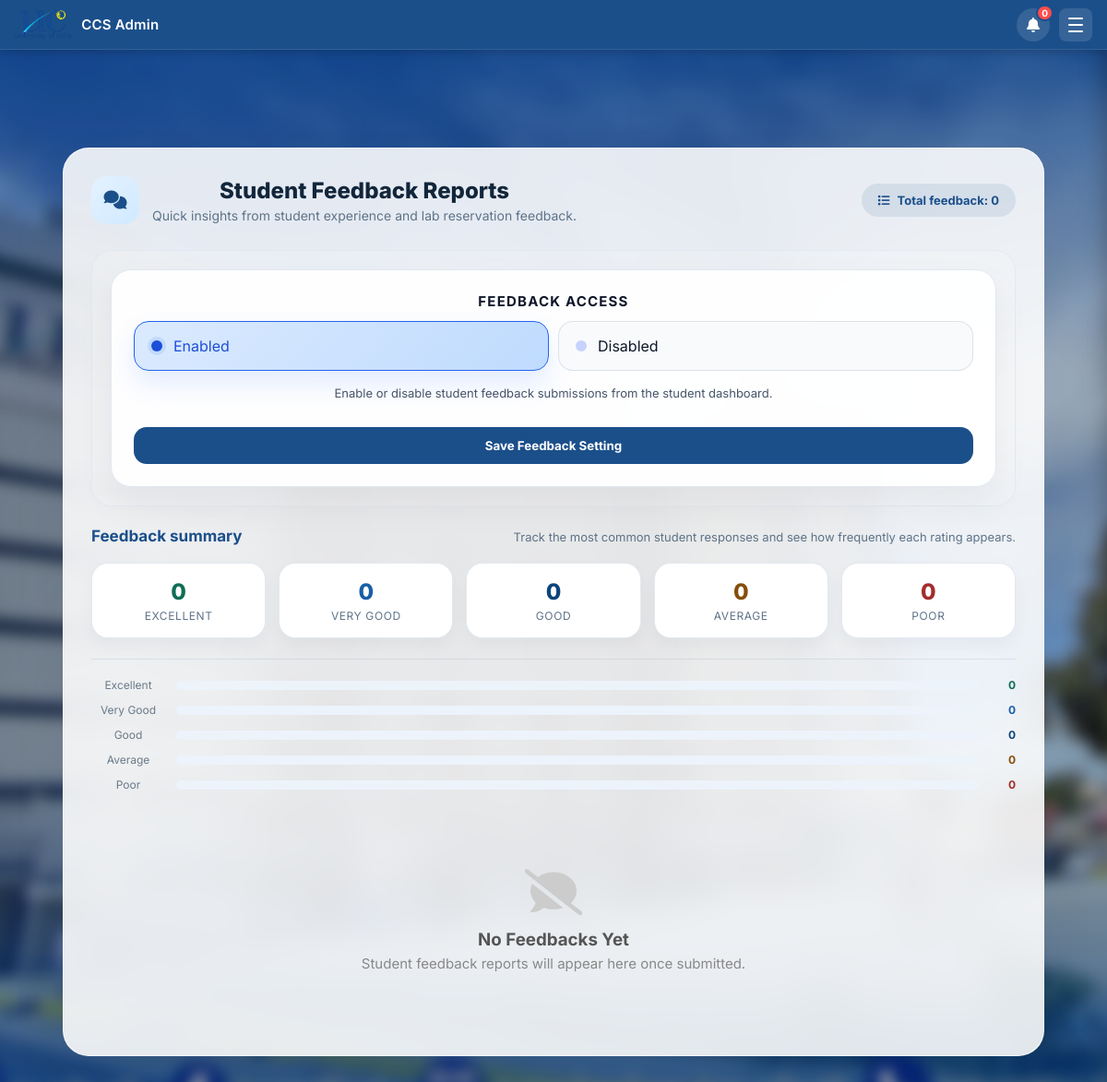
Page /admin_feedbacks (signed in) on the earlier database version.
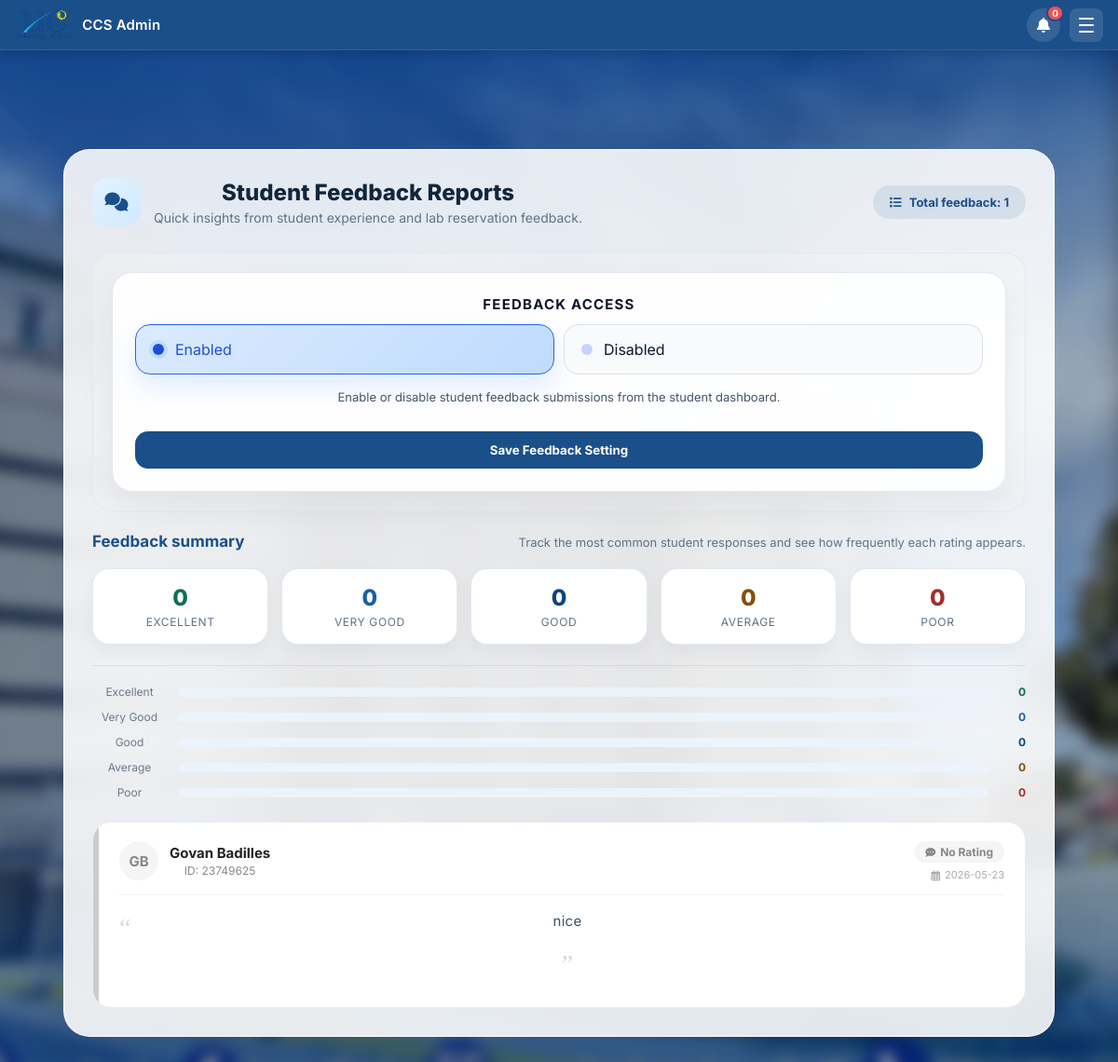
Same page on the later database version.
### tables this page shows
CREATE TABLE student_feedback (
            id INTEGER PRIMARY KEY AUTOINCREMENT,
            id_number TEXT NOT NULL,
            student_name TEXT NOT NULL,
            message TEXT NOT NULL,
            rating TEXT DEFAULT '',
            date_submitted DATETIME DEFAULT CURRENT_TIMESTAMP
        );

### app.py (the view)
@app.route('/admin_feedbacks')
def admin_feedbacks():
    if 'user_id' not in session or session.get('role') != 'admin':
        return redirect(url_for('home'))
    conn = get_db_connection()
    cur  = conn.cursor()
    cur.execute("SELECT * FROM student_feedback ORDER BY date_submitted DESC")
    feedbacks = cur.fetchall()
    reservations_enabled = get_setting(conn, 'reservations_enabled', 'Enabled')
    feedback_enabled     = get_setting(conn, 'feedback_enabled',     'Enabled')
    conn.close()
    return render_template('admin_feedbacks.html', feedbacks=feedbacks,
        reservations_enabled=reservations_enabled, feedback_enabled=feedback_enabled)

### app.py (called while the page is built)
def get_db_connection():
    if USE_PG:
        conn = psycopg2.connect(DATABASE_URL, cursor_factory=psycopg2.extras.RealDictCursor)
        conn.autocommit = False
        return conn
    else:
        conn = sqlite3.connect(DB_PATH)
        conn.row_factory = sqlite3.Row
        return conn

def get_setting(conn, key, default=None):
    row = conn.cursor() if USE_PG else conn
    cur = conn.cursor()
    cur.execute(f"SELECT value FROM app_settings WHERE key = {PH}", (key,))
    result = cur.fetchone()
    return result['value'] if result else default

### templates/admin_feedbacks.html (shortened to what the changed rows need)
<!DOCTYPE html>
<html lang="en">
<head>
    <link rel="stylesheet" href="{{ url_for('static', filename='style.css') }}">
    <link rel="stylesheet" href="{{ url_for('static', filename='admin.css') }}">
    <link rel="stylesheet" href="https://cdnjs.cloudflare.com/ajax/libs/font-awesome/6.0.0/css/all.min.css">
</head>
<body class="admin-page">
<div class="admin-container">
    <div class="admin-glass-card">
        <div class="page-header">
            <div class="page-header-left">
                <div class="page-icon"><i class="fas fa-comments"></i></div>
                <div>
                    <h1 class="page-title">Student Feedback Reports</h1>
                </div>
            </div>
            <div class="page-badge">
                <i class="fas fa-list"></i>
                Total feedback: {{ feedbacks|length }}
            </div>
        </div>
        {% set exc_count = feedbacks | selectattr('rating', 'equalto', 'Excellent') | list | length %}
        {% set vg_count  = feedbacks | selectattr('rating', 'equalto', 'Very Good') | list | length %}
        {% set gd_count  = feedbacks | selectattr('rating', 'equalto', 'Good')      | list | length %}
        {% set av_count  = feedbacks | selectattr('rating', 'equalto', 'Average')   | list | length %}
        {% set pr_count  = feedbacks | selectattr('rating', 'equalto', 'Poor')      | list | length %}
        <div class="section-heading">
            <h2>Feedback summary</h2>
        </div>
        <div class="fb-bars">
            {% set bar_data = [
                ('Excellent', exc_count, '#1D9E75', '#0F6E56'),
                ('Very Good', vg_count,  '#378ADD', '#185FA5'),
                ('Good',      gd_count,  '#185FA5', '#0C447C'),
                ('Average',   av_count,  '#EF9F27', '#854F0B'),
                ('Poor',      pr_count,  '#E24B4A', '#A32D2D')
            ] %}
            {% for label, count, bar_color, text_color in bar_data %}
            <div class="fb-bar-row">
                <span class="bar-label">{{ label }}</span>
                <div class="fb-bar-track">
                </div>
                <span class="bar-count" style="color:{{ text_color }};">{{ count }}</span>
            </div>
            {% endfor %}
        </div>
        <div class="feedback-list">
            {% if feedbacks %}
                {% for fb in feedbacks %}
                    {% if fb['rating'] == 'Excellent' %}
                        {% set r_class = 'rating-excellent' %}
                        {% set r_icon  = 'fa-star' %}
                        {% set r_label = 'Excellent' %}
                    {% elif fb['rating'] == 'Very Good' %}
                        {% set r_class = 'rating-verygood' %}
                        {% set r_icon  = 'fa-smile-beam' %}
                        {% set r_label = 'Very Good' %}
                    {% elif fb['rating'] == 'Good' %}
                        {% set r_class = 'rating-good' %}
                        {% set r_icon  = 'fa-smile' %}
                        {% set r_label = 'Good' %}
                    {% elif fb['rating'] == 'Average' %}
                        {% set r_class = 'rating-average' %}
                        {% set r_icon  = 'fa-meh' %}
                        {% set r_label = 'Average' %}
                    {% elif fb['rating'] == 'Poor' %}
                        {% set r_class = 'rating-poor' %}
                        {% set r_icon  = 'fa-frown' %}
                        {% set r_label = 'Poor' %}
                    {% else %}
                        {% set r_class = 'rating-none' %}
                        {% set r_icon  = 'fa-comment-dots' %}
                        {% set r_label = 'No Rating' %}
                    {% endif %}
                    {% set name_parts = fb['student_name'].split() %}
                    {% if name_parts|length >= 2 %}
                        {% set initials = name_parts[0][0] ~ name_parts[-1][0] %}
                    {% else %}
                        {% set initials = fb['student_name'][:2] %}
                    {% endif %}
                    <div class="feedback-card {{ r_class }}">
                        <div class="feedback-card-accent"></div>
                        <div class="feedback-card-body">
                            <div class="fb-card-header">
                                <div class="fb-user-row">
                                    <div class="fb-avatar">{{ initials | upper }}</div>
                                    <div>
                                        <div class="fb-name">{{ fb['student_name'] }}</div>
                                        <div class="fb-id">ID: {{ fb['id_number'] }}</div>
                                    </div>
                                </div>
                                <div class="fb-meta">
                                    <span class="fb-rating-badge">
                                        <i class="fas {{ r_icon }}" style="font-size:11px;"></i> {{ r_label }}
                                    </span>
                                    <span class="fb-date">
                                        <i class="far fa-calendar-alt"></i> {{ fb['date_submitted'][:10] }}
                                    </span>
                                </div>
                            </div>
                            <p class="fb-message">{{ fb['message'] }}</p>
                        </div>
                    </div>
                {% endfor %}
            {% else %}
                <div style="text-align:center; padding:60px 20px;">
                    <i class="fas fa-comment-slash" style="font-size:50px; color:#ccc; margin-bottom:15px; display:block;"></i>
                    <h3 style="color:#555; margin-bottom:5px;">No Feedbacks Yet</h3>
                    <p style="color:#888; font-size:15px; margin:0;">Student feedback reports will appear here once submitted.</p>
                </div>
            {% endif %}
        </div>
    </div>
</div>
</body>
</html>

Differences in the rows shown:
added student_feedback: initials "GB", student_name "Govan Badilles", id_number "23749625", r_label "No Rating", date_submitted "2026-05-23", message "nice"
Other differences:
{{ feedbacks|length }}: "0" → "1"
text no longer shown: "No Feedbacks Yet Student feedback reports will appear here once submitted."
